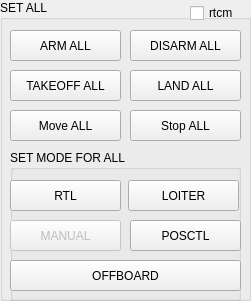
       <widget class="QGroupBox" name="groupBox_3">
        <property name="geometry">
         <rect>
          <x>250</x>
          <y>70</y>
          <width>251</width>
          <height>301</height>
         </rect>
        </property>
        <property name="title">
         <string>SET ALL</string>
        </property>
        <widget class="QPushButton" name="ARM_ALL">
         <property name="geometry">
          <rect>
           <x>10</x>
           <y>30</y>
           <width>111</width>
           <height>31</height>
          </rect>
         </property>
         <property name="text">
          <string>ARM ALL</string>
         </property>
        </widget>
        <widget class="QPushButton" name="DISARM_ALL">
         <property name="geometry">
          <rect>
           <x>130</x>
           <y>30</y>
           <width>111</width>
           <height>31</height>
          </rect>
         </property>
         <property name="text">
          <string>DISARM ALL</string>
         </property>
        </widget>
        <widget class="QPushButton" name="TAKEOFF_ALL">
         <property name="geometry">
          <rect>
           <x>10</x>
           <y>70</y>
           <width>111</width>
           <height>31</height>
          </rect>
         </property>
         <property name="text">
          <string>TAKEOFF ALL</string>
         </property>
        </widget>
        <widget class="QPushButton" name="LAND_ALL">
         <property name="geometry">
          <rect>
           <x>130</x>
           <y>70</y>
           <width>111</width>
           <height>31</height>
          </rect>
         </property>
         <property name="text">
          <string>LAND ALL</string>
         </property>
        </widget>
        <widget class="QGroupBox" name="groupBox_2">
         <property name="geometry">
          <rect>
           <x>10</x>
           <y>150</y>
           <width>231</width>
           <height>151</height>
          </rect>
         </property>
         <property name="title">
          <string>SET MODE FOR ALL</string>
         </property>
         <widget class="QPushButton" name="MODE_RTL_ALL">
          <property name="geometry">
           <rect>
            <x>0</x>
            <y>30</y>
            <width>111</width>
            <height>31</height>
           </rect>
          </property>
          <property name="text">
           <string>RTL</string>
          </property>
         </widget>
         <widget class="QPushButton" name="MODE_LOITER_ALL">
          <property name="geometry">
           <rect>
            <x>118</x>
            <y>30</y>
            <width>111</width>
            <height>31</height>
           </rect>
          </property>
          <property name="text">
           <string>LOITER</string>
          </property>
         </widget>
         <widget class="QPushButton" name="MODE_MANUAL_ALL">
          <property name="enabled">
           <bool>false</bool>
          </property>
          <property name="geometry">
           <rect>
            <x>0</x>
            <y>70</y>
            <width>111</width>
            <height>31</height>
           </rect>
          </property>
          <property name="text">
           <string>MANUAL</string>
          </property>
         </widget>
         <widget class="QPushButton" name="MODE_POSCTL_ALL">
          <property name="geometry">
           <rect>
            <x>120</x>
            <y>70</y>
            <width>111</width>
            <height>31</height>
           </rect>
          </property>
          <property name="text">
           <string>POSCTL</string>
          </property>
         </widget>
         <widget class="QPushButton" name="MODE_OFFBOARD_ALL">
          <property name="geometry">
           <rect>
            <x>0</x>
            <y>110</y>
            <width>231</width>
            <height>31</height>
           </rect>
          </property>
          <property name="text">
           <string>OFFBOARD</string>
          </property>
         </widget>
        </widget>
        <widget class="QPushButton" name="Button_Move_All">
         <property name="geometry">
          <rect>
           <x>10</x>
           <y>110</y>
           <width>111</width>
           <height>31</height>
          </rect>
         </property>
         <property name="text">
          <string>Move ALL</string>
         </property>
        </widget>
        <widget class="QPushButton" name="Button_Stop_All">
         <property name="geometry">
          <rect>
           <x>130</x>
           <y>110</y>
           <width>111</width>
           <height>31</height>
          </rect>
         </property>
         <property name="text">
          <string>Stop ALL</string>
         </property>
        </widget>
        <widget class="QCheckBox" name="checkBox_rtcm">
         <property name="geometry">
          <rect>
           <x>190</x>
           <y>5</y>
           <width>71</width>
           <height>16</height>
          </rect>
         </property>
         <property name="text">
          <string>rtcm</string>
         </property>
        </widget>
       </widget>
